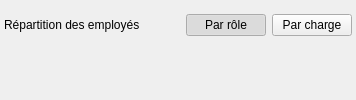
                     <widget class="QWidget" name="ongletStatistiques">
                      <attribute name="title">
                       <string>📊  Statistiques</string>
                      </attribute>
                      <layout class="QVBoxLayout" name="dispositionStatistiques" stretch="0,1">
                       <property name="spacing">
                        <number>12</number>
                       </property>
                       <property name="leftMargin">
                        <number>4</number>
                       </property>
                       <property name="topMargin">
                        <number>14</number>
                       </property>
                       <property name="rightMargin">
                        <number>4</number>
                       </property>
                       <property name="bottomMargin">
                        <number>0</number>
                       </property>
                       <item>
                        <layout class="QHBoxLayout" name="enteteStatistiques">
                         <property name="spacing">
                          <number>6</number>
                         </property>
                         <item>
                          <widget class="QLabel" name="titreStatistiques">
                           <property name="texte" stdset="0">
                            <string notr="true">h2</string>
                           </property>
                           <property name="text">
                            <string>Répartition des employés</string>
                           </property>
                          </widget>
                         </item>
                         <item>
                          <spacer name="ressortStatistiques">
                           <property name="orientation">
                            <enum>Qt::Horizontal</enum>
                           </property>
                           <property name="sizeHint" stdset="0">
                            <size>
                             <width>40</width>
                             <height>20</height>
                            </size>
                           </property>
                          </spacer>
                         </item>
                         <item>
                          <widget class="QPushButton" name="statsRole">
                           <property name="cursor">
                            <cursorShape>PointingHandCursor</cursorShape>
                           </property>
                           <property name="checkable">
                            <bool>true</bool>
                           </property>
                           <property name="checked">
                            <bool>true</bool>
                           </property>
                           <property name="autoExclusive">
                            <bool>true</bool>
                           </property>
                           <property name="text">
                            <string>Par rôle</string>
                           </property>
                           <property name="variante" stdset="0">
                            <string notr="true">segment</string>
                           </property>
                          </widget>
                         </item>
                         <item>
                          <widget class="QPushButton" name="statsCharge">
                           <property name="cursor">
                            <cursorShape>PointingHandCursor</cursorShape>
                           </property>
                           <property name="checkable">
                            <bool>true</bool>
                           </property>
                           <property name="autoExclusive">
                            <bool>true</bool>
                           </property>
                           <property name="text">
                            <string>Par charge</string>
                           </property>
                           <property name="variante" stdset="0">
                            <string notr="true">segment</string>
                           </property>
                          </widget>
                         </item>
                        </layout>
                       </item>
                       <item>
                        <widget class="QWidget" name="stats" />
                       </item>
                      </layout>
                     </widget>
